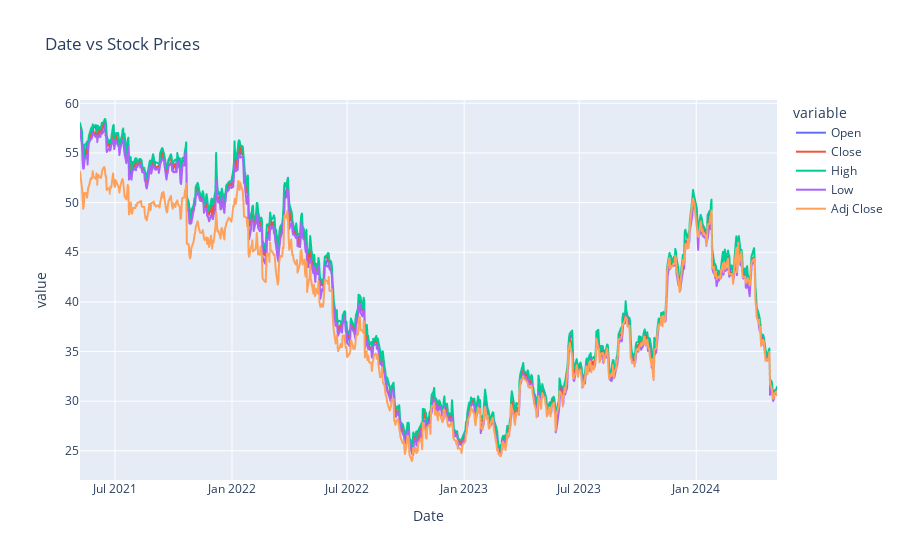

Source (notebook cell):
### Code cell
fig = px.line(df_intc, y=['Open', 'Close', 'High', 'Low', 'Adj Close'], title = 'Date vs Stock Prices')
fig.show()

### Figure 1 — Plotly figure (JSON) as saved in the notebook; plotly's stock layout.template omitted (floating-point values rounded to 4 significant figures; data arrays with more than 128 entries replaced by an {"elided": "..."} marker saying what was removed)
{"data": [{"hovertemplate": "variable=Open<br>Date=%{x}<br>value=%{y}<extra></extra>", "legendgroup": "Open", "line": {"color": "#636efa", "dash": "solid"}, "marker": {"symbol": "circle"}, "mode": "lines", "name": "Open", "showlegend": true, "type": "scattergl", "x": {"elided": "755 str values"}, "xaxis": "x", "y": {"elided": "755 float values"}, "yaxis": "y"}, {"hovertemplate": "variable=Close<br>Date=%{x}<br>value=%{y}<extra></extra>", "legendgroup": "Close", "line": {"color": "#EF553B", "dash": "solid"}, "marker": {"symbol": "circle"}, "mode": "lines", "name": "Close", "showlegend": true, "type": "scattergl", "x": {"elided": "755 str values"}, "xaxis": "x", "y": {"elided": "755 float values"}, "yaxis": "y"}, {"hovertemplate": "variable=High<br>Date=%{x}<br>value=%{y}<extra></extra>", "legendgroup": "High", "line": {"color": "#00cc96", "dash": "solid"}, "marker": {"symbol": "circle"}, "mode": "lines", "name": "High", "showlegend": true, "type": "scattergl", "x": {"elided": "755 str values"}, "xaxis": "x", "y": {"elided": "755 float values"}, "yaxis": "y"}, {"hovertemplate": "variable=Low<br>Date=%{x}<br>value=%{y}<extra></extra>", "legendgroup": "Low", "line": {"color": "#ab63fa", "dash": "solid"}, "marker": {"symbol": "circle"}, "mode": "lines", "name": "Low", "showlegend": true, "type": "scattergl", "x": {"elided": "755 str values"}, "xaxis": "x", "y": {"elided": "755 float values"}, "yaxis": "y"}, {"hovertemplate": "variable=Adj Close<br>Date=%{x}<br>value=%{y}<extra></extra>", "legendgroup": "Adj Close", "line": {"color": "#FFA15A", "dash": "solid"}, "marker": {"symbol": "circle"}, "mode": "lines", "name": "Adj Close", "showlegend": true, "type": "scattergl", "x": {"elided": "755 str values"}, "xaxis": "x", "y": {"elided": "755 float values"}, "yaxis": "y"}], "layout": {"legend": {"title": {"text": "variable"}, "tracegroupgap": 0}, "title": {"text": "Date vs Stock Prices"}, "xaxis": {"anchor": "y", "domain": [0, 1], "title": {"text": "Date"}}, "yaxis": {"anchor": "x", "domain": [0, 1], "title": {"text": "value"}}}}
